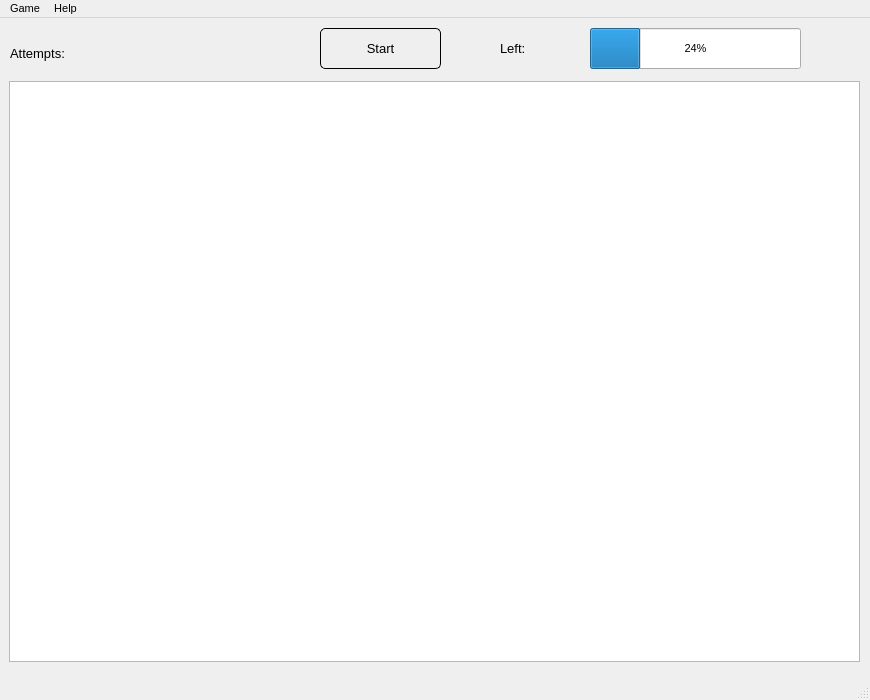
<?xml version="1.0" encoding="UTF-8"?>
<ui version="4.0">
 <class>MainWindow</class>
 <widget class="QMainWindow" name="MainWindow">
  <property name="geometry">
   <rect>
    <x>0</x>
    <y>0</y>
    <width>870</width>
    <height>700</height>
   </rect>
  </property>
  <property name="maximumSize">
   <size>
    <width>870</width>
    <height>700</height>
   </size>
  </property>
  <property name="font">
   <font>
    <pointsize>8</pointsize>
   </font>
  </property>
  <property name="windowTitle">
   <string>MainWindow</string>
  </property>
  <widget class="QWidget" name="centralwidget">
   <widget class="QTableWidget" name="tableWidget">
    <property name="geometry">
     <rect>
      <x>9</x>
      <y>63</y>
      <width>851</width>
      <height>581</height>
     </rect>
    </property>
   </widget>
   <widget class="QPushButton" name="StartButton">
    <property name="geometry">
     <rect>
      <x>320</x>
      <y>10</y>
      <width>121</width>
      <height>41</height>
     </rect>
    </property>
    <property name="font">
     <font>
      <pointsize>10</pointsize>
     </font>
    </property>
    <property name="styleSheet">
     <string notr="true">QPushButton{
	border: 1px solid black;
	border-radius: 5px; 
}</string>
    </property>
    <property name="text">
     <string>Start</string>
    </property>
   </widget>
   <widget class="QLabel" name="attempts">
    <property name="geometry">
     <rect>
      <x>10</x>
      <y>20</y>
      <width>221</width>
      <height>31</height>
     </rect>
    </property>
    <property name="font">
     <font>
      <pointsize>10</pointsize>
     </font>
    </property>
    <property name="text">
     <string>Attempts: </string>
    </property>
   </widget>
   <widget class="QProgressBar" name="progressBar">
    <property name="geometry">
     <rect>
      <x>590</x>
      <y>10</y>
      <width>211</width>
      <height>41</height>
     </rect>
    </property>
    <property name="value">
     <number>24</number>
    </property>
   </widget>
   <widget class="QLabel" name="time">
    <property name="geometry">
     <rect>
      <x>500</x>
      <y>10</y>
      <width>71</width>
      <height>41</height>
     </rect>
    </property>
    <property name="font">
     <font>
      <pointsize>10</pointsize>
     </font>
    </property>
    <property name="text">
     <string>Left:</string>
    </property>
   </widget>
  </widget>
  <widget class="QMenuBar" name="menubar">
   <property name="geometry">
    <rect>
     <x>0</x>
     <y>0</y>
     <width>870</width>
     <height>25</height>
    </rect>
   </property>
   <widget class="QMenu" name="menuGame">
    <property name="title">
     <string>Game</string>
    </property>
    <widget class="QMenu" name="menuDifficulty">
     <property name="title">
      <string>Difficulty</string>
     </property>
     <addaction name="actionEasy"/>
     <addaction name="actionMedium"/>
     <addaction name="actionHard"/>
    </widget>
    <addaction name="menuDifficulty"/>
   </widget>
   <widget class="QMenu" name="menuHelp">
    <property name="title">
     <string>Help</string>
    </property>
    <addaction name="actionHow_to_play"/>
   </widget>
   <addaction name="menuGame"/>
   <addaction name="menuHelp"/>
  </widget>
  <widget class="QStatusBar" name="statusbar"/>
  <action name="actionEasy">
   <property name="text">
    <string>Easy</string>
   </property>
  </action>
  <action name="actionMedium">
   <property name="text">
    <string>Medium</string>
   </property>
  </action>
  <action name="actionHard">
   <property name="text">
    <string>Hard</string>
   </property>
  </action>
  <action name="actionNew_game">
   <property name="text">
    <string>New game</string>
   </property>
  </action>
  <action name="actionHow_to_play">
   <property name="text">
    <string>How to play</string>
   </property>
  </action>
 </widget>
 <resources/>
 <connections/>
</ui>
